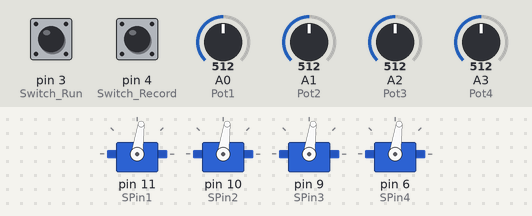
Bench run of a sketch on a simulated Arduino Uno, built with avr-gcc and run on an emulated ATmega328P. On the bench: 4 × servo. Inputs (shaded band) come from the test bench; at power-on: A0 (Pot1) = 512, A1 (Pot2) = 512, A2 (Pot3) = 512, A3 (Pot4) = 512, pin 3 (Switch_Run) LOW, pin 4 (Switch_Record) LOW.

Above: at 1.2 s.
1.3 s: A0 (Pot1) set to 716
At 2.0 s:
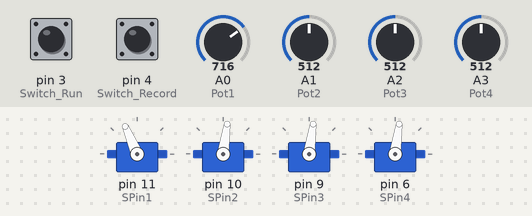
2.8 s: A1 (Pot2) set to 716
At 3.4 s:
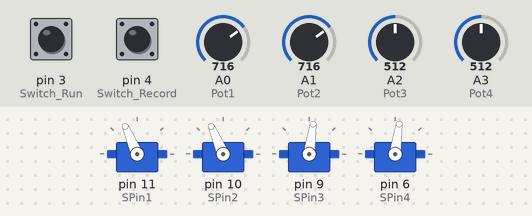
4.3 s: A2 (Pot3) set to 716
At 4.8 s:
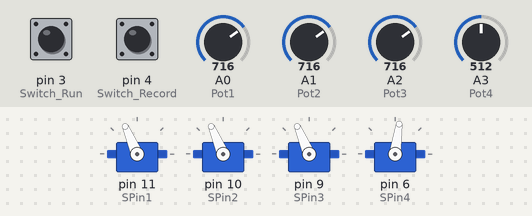
5.8 s: A3 (Pot4) set to 716
At 6.7 s:
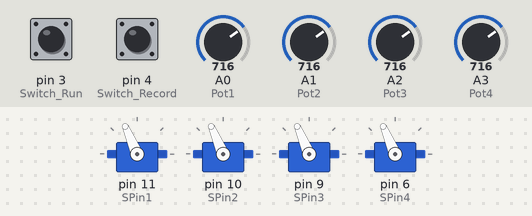
7.3 s: A0 (Pot1) set to 992
At 8.1 s:
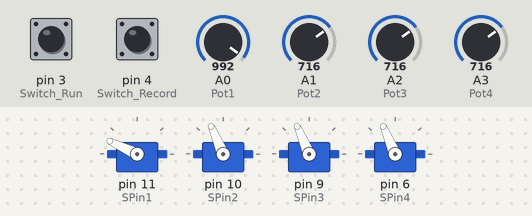
8.8 s: A1 (Pot2) set to 992
At 10.0 s:
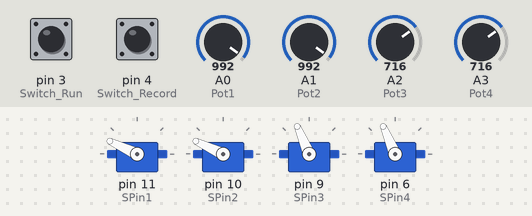
Timing chart, 0 to 11.3 s (numbered marks = the images above; inputs shaded):
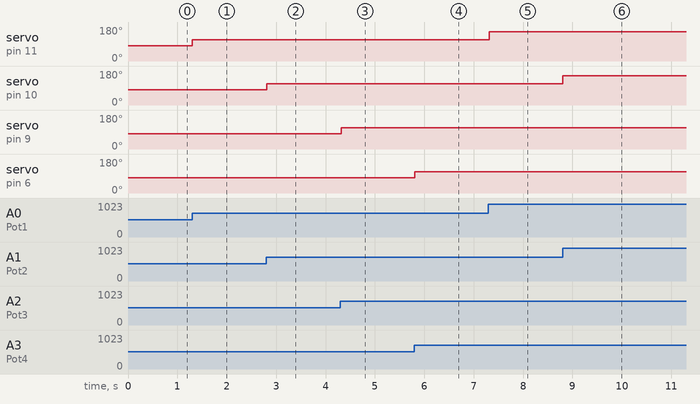

Measured:
- after the input at 1.3 s, servo on pin 11 (SPin1): 82° → 113° at once
- after the input at 2.8 s, servo on pin 10 (SPin2): 82° → 113° at once
- after the input at 4.3 s, servo on pin 9 (SPin3): 82° → 113° at once
- after the input at 5.8 s, servo on pin 6 (SPin4): 82° → 113° at once
- after the input at 7.3 s, servo on pin 11 (SPin1): 113° → 155° at once
- after the input at 8.8 s, servo on pin 10 (SPin2): 113° → 155° at once

The sketch:

RobotArm_bak.ino
```cpp
#include <EEPROM.h>
#include <Servo.h>

const int Pot1 = A0;
const int Pot2 = A1;
const int Pot3 = A2;
const int Pot4 = A3;

const int SPin1 = 11;
const int SPin2 = 10;
const int SPin3 = 9;
const int SPin4 = 6;

const int Switch_Record = 4;
const int Switch_Run = 3;

int state = 0;  // 0 : Record   / 1 : Run
int prev_p1 = 0, prev_p2 = 0, prev_p3 = 0, prev_p4 = 0;

int prev_record = 0;
int prev_run = 0;

int pos_arr[4][50]; // 위치 저장 배열
int pos_num = 0;    // 저장 수
int pos_cnt = 0;    // 딜레이를
int pos_step = 0;

Servo servo1, servo2, servo3, servo4;

void setup()
{
    Serial.begin(115200);
    servo1.attach(SPin1);
    servo2.attach(SPin2);
    servo3.attach(SPin3);
    servo4.attach(SPin4);

    pinMode(Switch_Record, INPUT);
    pinMode(Switch_Run, INPUT);
}

void loop()
{
    int p1 = map(analogRead(Pot1), 1, 1023, 5, 160);
    int p2 = map(analogRead(Pot2), 1, 1023, 5, 160);
    int p3 = map(analogRead(Pot3), 1, 1023, 5, 160);
    int p4 = map(analogRead(Pot4), 1, 1023, 5, 160);

    //        char tbf[200];
    //        sprintf(tbf, "pot1 = %10d  / pot2 = %10d   / pot3 = %10d   / pot4 = %10d ", p1, p2, p3, p4);
    //        Serial.println(tbf);

    int pres_record = digitalRead(Switch_Record);
    int pres_run = digitalRead(Switch_Run);

    // 기록버튼
    if(prev_record == 0 && pres_record == 1)
    {
      if(state == 0 && pos_num < 20)
      {
        pos_arr[0][pos_num] = p1;
        pos_arr[1][pos_num] = p2;
        pos_arr[2][pos_num] = p3;
        pos_arr[3][pos_num] = p4;
        pos_num++;
      }
    }

    // 시작버튼
    if(prev_run == 0 && pres_run == 1)
    {
      if(state == 1)
      {
        state = 0;
        pos_num = 0;
        pos_step = 0;
        pos_cnt = 0;
      }

      else
      {
        // 저장된게 없으면 실행하지않음
        if(pos_num > 0)
        {
          state = 1;
          pos_step = 0;
          pos_cnt = 0;
        }
      }
    }

    // 기록설정중
    if (state == 0)
    {
        if (prev_p1 != p1)
        {
            if (abs(prev_p1 - p1) > 1)
            {
                servo1.write(p1);
                prev_p1 = p1;
            }
        }

        if (prev_p2 != p2)
        {
            if (abs(prev_p2 - p2) > 1)
            {
                servo2.write(p2);
                prev_p2 = p2;
            }
        }

        if (prev_p3 != p3)
        {
            if (abs(prev_p3 - p3) > 1)
            {
                servo3.write(p3);
                prev_p3 = p3;
            }
        }

        if (prev_p4 != p4)
        {
            if (abs(prev_p4 - p4) > 1)
            {
                servo4.write(p4);
                prev_p4 = p4;
            }
        }
    }

    // 구동중
     else if (state == 1)
    {
        if(pos_cnt >= 100)
        {
          servo1.write(pos_arr[0][pos_step]);
          servo2.write(pos_arr[1][pos_step]);
          servo3.write(pos_arr[2][pos_step]);
          servo4.write(pos_arr[3][pos_step]);

          pos_step++;
          if(pos_step >= pos_num)
          {
            pos_step = 0;
          }

          pos_cnt = -1;
        }
        pos_cnt++;
    }

    prev_record = pres_record;
    prev_run = pres_run;

    delay(20);
}
```
